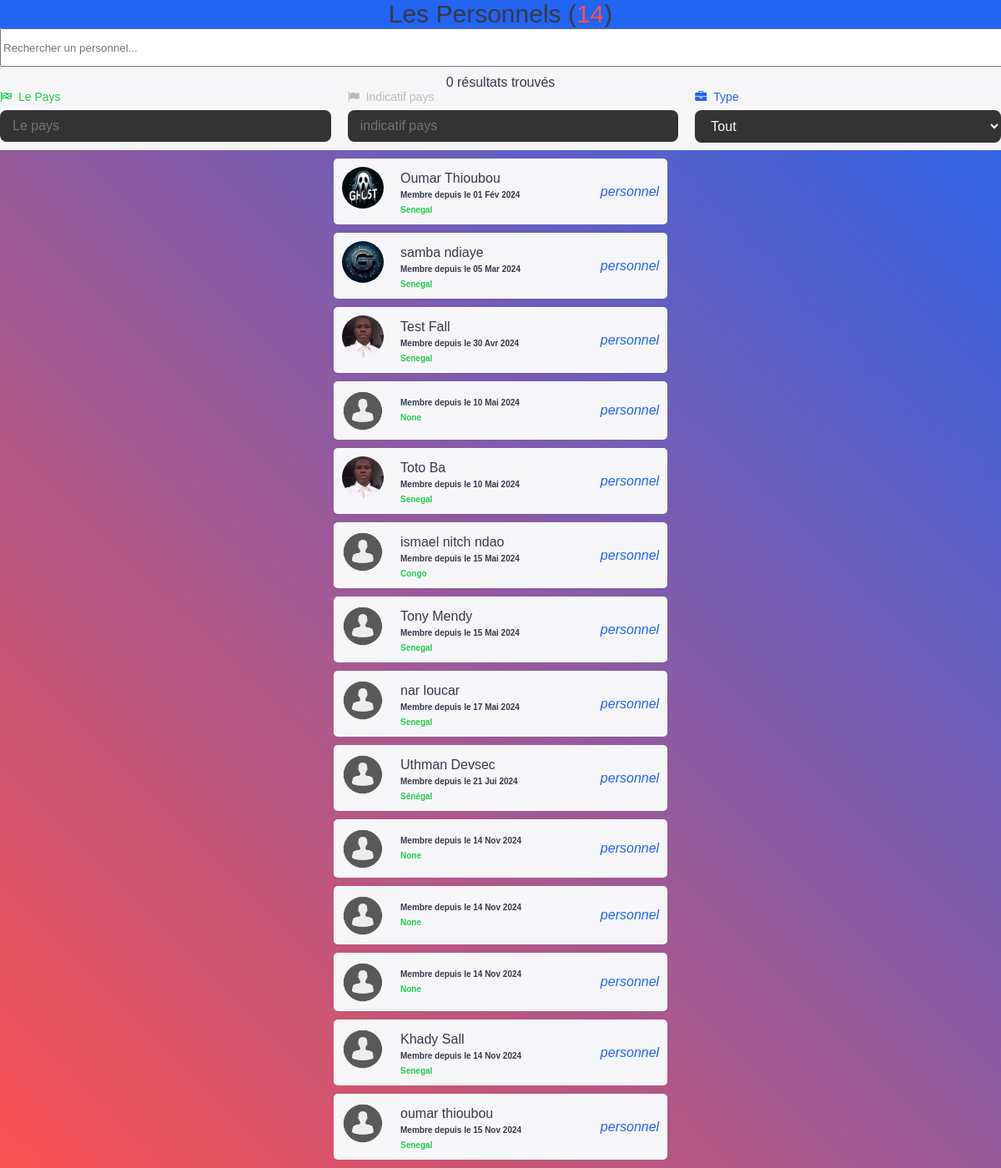
/adminpersonnel, run on an earlier commit of the app's database.
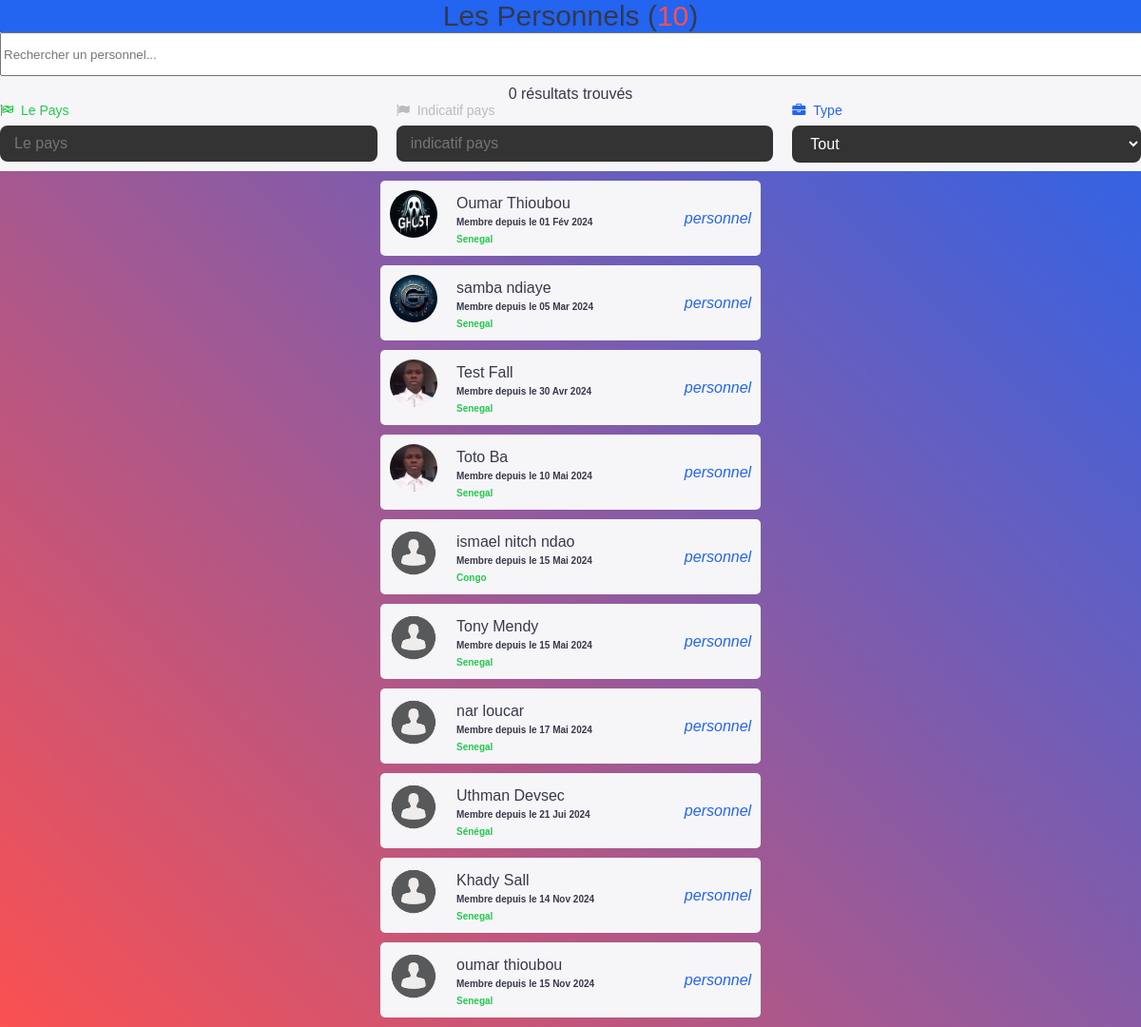
And on a later commit of the database.
### galsen/models.py (models this page shows, shortened)
class AbstractUser(BaseAbstractUser):
    groups = models.ManyToManyField(Group, related_name='customuser_set', blank=True)
    user_permissions = models.ManyToManyField(Permission, related_name='customuser_set', blank=True)

class CustomUser(AbstractUser):
    LANGUE = [
        ('français', 'Français'),
        ('anglais', 'Anglais'),
        ('spagnol', 'Espagnol'),
        ('italien', 'Italien'),
        ('arabe', 'Arabe'),
    ]
    ACCESS = [
        ('autorised', 'Autorisé(e)'),
        ('no_autorised', 'Non autorisé(e)'),
    ]
    ROLES = [
        ('personnel', 'Personnel(le)'),
        ('ecole', 'Ecole'),
        ('entreprise', 'Entreprise'),
    ]
    profile_image = models.ImageField(upload_to='profile_images/', null=True, blank=True)
    banner_image = models.ImageField(upload_to='banner_images/', null=True, blank=True)
    GENRE = [
        ('homme', 'Homme'),
        ('femme', 'Femme'),
    ]
    SITUATION_MATRIMONIALE = [
        ('celibataire', 'Célibataire'),
        ('marie', 'Marié(e)'),
        ('fiance', 'Fiancé(e)'),
        ('divorce', 'Divorcé(e)'),
        ('couple', 'En couple'),
    ]
    marque_dispositif = models.CharField(max_length=255, null=True, blank=True)
    metier = models.CharField(max_length=150, null=True, blank=True)
    etablissement = models.CharField(max_length=255, null=True, blank=True)
    pays = models.CharField(max_length=50, null=True, blank=True)
    ville = models.CharField(max_length=50, null=True, blank=True)
    quartier = models.CharField(max_length=50, null=True, blank=True)
    langue = models.CharField(max_length=255, null=True, blank=True)
    birthday = models.DateField(null=True, blank=True)
    indicatif_pays = models.CharField(max_length=15, null=True, blank=True)
    number_phone = models.CharField(max_length=15, null=True, blank=True)
    number_whatsapp = models.CharField(max_length=15, null=True, blank=True)
    number_telegram = models.CharField(max_length=15, null=True, blank=True)
    instagram_link = models.URLField(null=True, blank=True)
    twitter_link = models.URLField(null=True, blank=True)
    youtube_link = models.URLField(null=True, blank=True)
    website_link = models.URLField(null=True, blank=True)
    langue = models.CharField(max_length=255, choices=LANGUE, default='français')
    rôle = models.CharField(max_length=255, choices=ROLES, default='personnel')
    access = models.CharField(max_length=255, choices=ACCESS, default='no_autorised')
    genre = models.CharField(max_length=255, choices=GENRE, default='homme')
    situation_matrimoniale = models.CharField(max_length=20, choices=SITUATION_MATRIMONIALE, default='celibataire')
    followers = models.ManyToManyField('self', symmetrical=False, related_name='following_users', blank=True)

class AbstractUser(BaseAbstractUser):
    groups = models.ManyToManyField(Group, related_name='customuser_set', blank=True)
    user_permissions = models.ManyToManyField(Permission, related_name='customuser_set', blank=True)

### galsen/views.py (the view)
# urls.py: path('adminpersonnel', adminpersonnel, name='adminpersonnel'),
def adminpersonnel(request):
    CustomUsers = CustomUser.objects.filter(rôle='personnel')
    personnel_count = CustomUser.objects.filter(rôle='personnel').count()
    user = request.user
    context = {
        'CustomUsers': CustomUsers,
        'personnel_count': personnel_count,
        'user': user
    }
    return render(request, 'admins/details/personnel.html', context)

### galsen/templates/admins/details/personnel.html (shortened to what this page needs)
{% load static %}
<!DOCTYPE html>
<html lang="en">
<head>
    <link rel="stylesheet" href="{% static 'assets/icones/font-awesome/css/font-awesome.css' %}">
    <link rel="stylesheet" href="{% static 'assets/icones/font-awesome/css/font-awesome.min.css' %}">
    <link rel="stylesheet" href="{% static 'assets/ressources/styles/amis.css' %}">
    <link rel="stylesheet" href="{% static 'assets/ressources/styles/theme.css' %}">
</head>
<body>
    <div class="table-container">
        <div class="header-table-bar">
            <div class="table-header bg-primary">Les Personnels (<span class="danger">{{ personnel_count }} </span>)</div>
            <div class="search-bar-container">
                <input type="text" class="search-bar" id="searchInput" placeholder="Rechercher un personnel..." onkeyup="filterUsers()">
                <div class="result-count" id="resultCount">0 résultats trouvés</div>
            </div>
            <div class="row">
                <div class="form-group">
                    <label for="countryInput" class="success"><i class="fa fa-flag-checkered"></i> Le Pays </label>
                    <input type="text" id="countryInput" name="pays" onchange="updateIndicatif()" oninput="filterUsers()" placeholder="Le pays" autocomplete="off" required>
                </div>
                <div class="form-group disparait">
                    <label for="indicatif" class="gray"><i class="fa fa-flag"></i> Indicatif pays </label>
                    <input type="number" id="indicatif" readonly placeholder="indicatif pays">
                </div>
                <div class="form-group">
                    <label for="id_rôle" class="primary"><i class="fa fa-briefcase"></i> Type </label>
                    <select  autocomplete="off" id="id_rôle" onchange="filterUsers()">
                        <option value="tout" selected="">Tout</option>
                    </select>
                </div>
            </div>
        </div>
    </div>
    <main>
        <div class="content-amis" id="userTable">
            {% for CustomUser in CustomUsers %}
                <a href="{% url 'change_user' user_id=CustomUser.id %}" class="amis">
                    {% if CustomUser.profile_image and CustomUser.profile_image.url %}
                        <img src="{{ CustomUser.profile_image.url }}">
                    {% else %}
                        <img src="{% static 'assets/default/user.png' %}">
                    {% endif %}
                    <div class="content">
                        <div class="name td">
                            {% if CustomUser.rôle == "personnel" %}
                                {{ CustomUser.first_name }} {{ CustomUser.last_name }}
                            {% else %}
                                {% if CustomUser.etablissement %}
                                    {{ CustomUser.etablissement }}
                                {% endif %}
                            {% endif %}
                        </div>
                        <b>Membre depuis le {{ CustomUser.date_joined|date:"d M Y" }}</b>
                        <br><b class="success td">{{ CustomUser.pays }}</b>
                    </div>
                    <i class="primary td">{{ CustomUser.rôle }}</i>
                </a>
                {% empty %}
                <p>Vous n'avez aucun ami pour le moment.</p>
            {% endfor %}
        </div>
    </main>
</body>
</html>

### galsen/static/assets/ressources/styles/amis.css (style rules this page uses)
:root { --header-height: 3rem; --body-font: 'Open Sans', sans-serif; --h1-font-size: 1.5rem; --normal-font-size: .938rem; --tiny-font-size: .625rem; --z-tooltip: 10; --z-fixed: 100; }
:root { --first-color: #3b3bbf; --title-color: #363949; --text-color: #0a0a0a; --text-color-light: #9b9bb0; --container-color: #fff; --body-color: #f6f6f9; --color-danger: hsl(0, 95%, 65%); --color-primary-light: 0 0.8rem 0.8rem rgba(71, 7, 234, 0.2); --color-danger-light: 0 0.8rem 0.8rem rgba(255, 67, 54, 0.2); --color-success-light: 0 0.8rem 0.8rem rgba(34, 202, 75, 0.2); --color-purple-light: 0 0.8rem 0.8rem rgba(160, 99, 245, 0.2); --border-radius: 2rem; --card-border-radius: 1rem; --btn-padding: 0.6rem 2rem; --search-padding: 0.6rem 1rem; --card-padding: 1rem; --sticky-top-left: 5.4rem; --sticky-top-right: -18rem }
body { font-family: Arial, sans-serif; min-height: 100vh; background: linear-gradient(45deg, hsl(0, 95%, 65%), #2364f0); margin: 0; }
.primary { color: #2364f0; }
.danger { color: var(--color-danger); }
.success { color: rgb(34, 202, 75); }
.bg-primary { background: #2364f0; box-shadow: 0 0.8rem 0.8rem rgba(71, 7, 234, 0.2); }
.gray { color: #bbb; }
.header-table-bar { position: fixed; overflow: hidden; top: 0; left: 0; height: 180px; width: 100%; background-color: var(--body-color); z-index: var(--z-fixed); transition: .4s; box-shadow: 0 0.2px 0.5px #2364f0; }
.table-header { width: 100%; display: flex; align-items: center; justify-content: center; color: var(--title-color); font-size: 30px; }
.search-bar-container { width: 100%; }
.search-bar-container input { width: 100%; height: 40px; }
.result-count { display: flex; align-items: center; justify-content: center; color: var(--title-color); margin-top: 10px; }
.row { display: flex; justify-content: center; gap: 50px; flex-wrap: wrap; }
.form-group { flex: 1; position: relative; margin-bottom: 20px; }
.form-group label { font-size: 14px; display: block; margin-bottom: 8px; display: flex; align-items: center; gap: 8px; }
.form-group input, .form-group select { background: #333; border: none; border-radius: 8px; padding: 10px 15px; width: 100%; font-size: 16px; color: #fff; outline: none; transition: all 0.3s ease; }
label::placeholder { color: #2364f0; }
main { display: flex; justify-content: center; width: 100%; overflow: hidden; }
.content-amis { margin-top: 190px; width: 400px; overflow: hidden; }
.content-amis .amis { text-decoration: none; position: relative; padding: 10px; color: var(--title-color); margin-bottom: 10px; width: 95%; display: grid; grid-template-columns: 70px 1fr 70px; background: var(--body-color); box-shadow: 0.1px 0.1px 5px 2px var(--clr-light); border-radius: 5px; text-align: justify; }
.content-amis .amis img { display: flex; align-items: center; justify-content: center; width: 50px; height: 50px; border-radius: 50%; }
.content-amis .amis .content { margin-top: 5px; }
.content-amis .amis .content b { font-size: 10px; }
.content-amis .amis i { display: flex; justify-content: center; align-items: center; }

### galsen/static/assets/ressources/styles/theme.css (style rules this page uses)
html, body, body.dark-theme, body.ligth-theme { overflow-x: hidden; }

What changed in the data, as far as the page shows it:
removed CustomUser: date_joined "10 Mai 2024", pays "None", rôle "personnel"
removed CustomUser: date_joined "14 Nov 2024", pays "None", rôle "personnel"
removed CustomUser: date_joined "14 Nov 2024", pays "None", rôle "personnel"
removed CustomUser: date_joined "14 Nov 2024", pays "None", rôle "personnel"
Also different on the page:
{{ personnel_count }}: "14" → "10"
